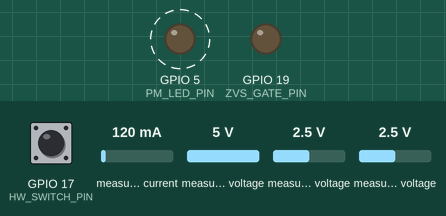
Bench run of a sketch on a simulated ESP32. Shown: output pins drawn as LEDs (lit = HIGH). Dashed ring = blinking. Inputs (shaded band) come from the test bench; at power-on: GPIO 17 (HW_SWITCH_PIN) HIGH, measured current 120 mA, measured voltage 5 V, measured voltage 2.5 V. WiFi joins after 1.5 s; servers stay silent unless stated; the Firebase database answers and starts empty; what the sketch prints to the serial monitor is not drawn.

Above: at 62.2 s.
Timing chart, 0 to 64.5 s (numbered marks = the images above):
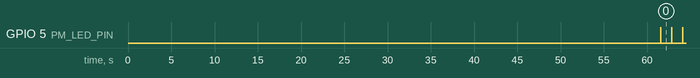

Measured:
- by itself, GPIO 5 (PM_LED_PIN): alternates HIGH for 0.01 s and LOW for 1.3 s

The sketch:

AERIXCODE.ino
```cpp
#include <Wire.h>
#include <WiFi.h>
#include <FirebaseESP32.h>
#include <Adafruit_ADS1X15.h>
#include <Adafruit_INA219.h>
#define WIFI_SSID "AERIX"
#define WIFI_PASSWORD "Katasandi"

#define API_KEY "AIzaSyCjfUpR2CUcNEgD7su3SbBww81JHx5WJPs"
#define DATABASE_URL "https://aerix-2425-01-104-default-rtdb.asia-southeast1.firebasedatabase.app"

FirebaseData fbdo;
FirebaseAuth auth;
FirebaseConfig config;

#define SDA_I2C 21
#define SCL_I2C 22

Adafruit_ADS1115 ads;
Adafruit_INA219 ina219;

#define ZVS_GATE_PIN 19
#define RESET_BTN_PIN 18
#define HW_SWITCH_PIN 17
#define PM_LED_PIN 5

#define CH_CO 0
#define CH_PM25 1

#define ADS_LSB_GAIN_SIXTEEN     0.0000078125   // ±0.256 V
#define ADS_LSB_GAIN_TWOTHIRDS  0.0001875      // ±6.144 V

#define EMA_ALPHA 0.2
#define CO_AVG_N 10
#define PM_AVG_N 10

float co_ema = 0;
bool co_ema_init = false;
float co_buf[CO_AVG_N];
int co_idx = 0;
bool co_full = false;

float pm_ema = 0;
bool pm_ema_init = false;
float pm_buf[PM_AVG_N];
int pm_idx = 0;
bool pm_full = false;

float co_ppm = 0;
float pm25_ug = 0;

float pm_raw = 0;

#define INA_AVG 10

float vin_v = 0;
float current_a = 0;
float power_w = 0;

#define CURRENT_LIMIT 0.8
#define CURRENT_RESET_LEVEL 0.5

bool zvs_lock = false;
bool zvs_allow = false;
bool zvs_active = false;
bool app_zvs_allow = false;

unsigned long zvs_start_time = 0;

unsigned long t_sensor = 0;
unsigned long t_control = 0;
unsigned long t_firebase = 0;

#define SENSOR_INTERVAL 200
#define CONTROL_INTERVAL 800
#define FIREBASE_INTERVAL 800


float convertCO(float v)
{
  float ppm = (v - 0.0411) / 0.000402;

  if(ppm < 0)
    ppm = 0;

  return ppm;
}

float convertPM(float v)
{
  float pm = (v - 0.1114) / 0.00883;

  if(pm < 0)
    pm = 0;

  return pm;
}
float readCO_voltage()
{
  ads.setGain(GAIN_SIXTEEN);
  delay(2);

  int16_t adc = ads.readADC_SingleEnded(CH_CO);

  float v_raw = adc * ADS_LSB_GAIN_SIXTEEN;

  if(!co_ema_init)
  {
    co_ema = v_raw;
    co_ema_init = true;
  }
  else
  {
    co_ema = EMA_ALPHA * v_raw + (1 - EMA_ALPHA) * co_ema;
  }

  co_buf[co_idx++] = co_ema;

  if(co_idx >= CO_AVG_N)
  {
    co_idx = 0;
    co_full = true;
  }

  int count = co_full ? CO_AVG_N : co_idx;

  float sum = 0;

  for(int i = 0; i < count; i++)
  {
    sum += co_buf[i];
  }

  return sum / count;
}
float readPM_voltage()
{
  ads.setGain(GAIN_TWOTHIRDS);
  delay(2);

  digitalWrite(PM_LED_PIN, HIGH);

  delayMicroseconds(280);

  int16_t adc = ads.readADC_SingleEnded(CH_PM25);

  digitalWrite(PM_LED_PIN, LOW);

  float v_raw = adc * ADS_LSB_GAIN_TWOTHIRDS;

  if(!pm_ema_init)
  {
    pm_ema = v_raw;
    pm_ema_init = true;
  }
  else
  {
    pm_ema = EMA_ALPHA * v_raw + (1 - EMA_ALPHA) * pm_ema;
  }
  pm_buf[pm_idx++] = pm_ema;

  if(pm_idx >= PM_AVG_N)
  {
    pm_idx = 0;
    pm_full = true;
  }
  int count = pm_full ? PM_AVG_N : pm_idx;
  float sum = 0;
  for(int i = 0; i < count; i++)
  {
    sum += pm_buf[i];
  }

  return sum / count;
}
void readINA()
{
  float bv = 0;
  float ia = 0;
  float pw = 0;

  float current_raw = ina219.getCurrent_mA() / 1000.0;

  if(!zvs_lock &&
     millis() - zvs_start_time > 1000 &&
     current_raw >= CURRENT_LIMIT)
  {
    zvs_lock = true;

    digitalWrite(ZVS_GATE_PIN, LOW);

    Serial.print("TRIP! RAW CURRENT: ");
    Serial.println(current_raw);
  }
  for(int i = 0; i < INA_AVG; i++)
  {
    bv += ina219.getBusVoltage_V();
    ia += ina219.getCurrent_mA();
    pw += ina219.getPower_mW();
  }

  vin_v = bv / INA_AVG;
  current_a = (ia / INA_AVG) / 1000.0;
  power_w = (pw / INA_AVG) / 1000.0;
}
void tampilserial()
{
  Serial.println("===== AERIX =====");

  Serial.print("CO : ");
  Serial.println(co_ppm);

  Serial.print("PM25 : ");
  Serial.println(pm25_ug);

  Serial.print("VIN : ");
  Serial.print(vin_v);
  Serial.println(" V");

  Serial.print("CURRENT : ");
  Serial.print(current_a);
  Serial.println(" A");

  Serial.print("POWER : ");
  Serial.print(power_w);
  Serial.println(" W");

  Serial.print("ZVS ACTIVE : ");
  Serial.println(zvs_active);

  Serial.println();
}

void setup()
{
  Serial.begin(115200);

  Wire.begin(SDA_I2C, SCL_I2C);

  pinMode(ZVS_GATE_PIN, OUTPUT);
  pinMode(RESET_BTN_PIN, INPUT_PULLUP);
  pinMode(HW_SWITCH_PIN, INPUT_PULLUP);
  pinMode(PM_LED_PIN, OUTPUT);

  WiFi.begin(WIFI_SSID, WIFI_PASSWORD);

  while(WiFi.status() != WL_CONNECTED)
  {
    delay(300);
  }

  config.api_key = API_KEY;
  config.database_url = DATABASE_URL;

  Firebase.signUp(&config, &auth, "", "");
  Firebase.begin(&config, &auth);

  Firebase.reconnectWiFi(true);

  ads.begin(0x48);
  ads.setGain(GAIN_SIXTEEN);

  ina219.begin();
  ina219.setCalibration_32V_2A();

  Serial.print("CURRENT LIMIT: ");
  Serial.println(CURRENT_LIMIT);

  Serial.println("WARMING UP SENSOR...");

  delay(60000);
}

void loop()
{
  unsigned long now = millis();

  bool hw_on = (digitalRead(HW_SWITCH_PIN) == LOW);

  zvs_allow = hw_on && app_zvs_allow && !zvs_lock;

  digitalWrite(ZVS_GATE_PIN, zvs_allow);

  static bool last_zvs = false;

  if(zvs_allow && !last_zvs)
  {
    zvs_start_time = millis();
  }

  last_zvs = zvs_allow;

  /* ===== SENSOR READ ===== */

  if(now - t_sensor >= SENSOR_INTERVAL)
  {
    t_sensor = now;

    readINA();

    float v_co = readCO_voltage();
    co_ppm = convertCO(v_co);
    float v_pm = readPM_voltage();
    pm_raw = convertPM(v_pm);
    pm25_ug = pm_raw;

    zvs_active = zvs_allow && current_a > 0.1;

     tampilserial();
  }

  if(Firebase.ready() && now - t_control >= CONTROL_INTERVAL)
  {
    t_control = now;

    if(Firebase.getBool(fbdo, "/CONTROL/ZVS_ALLOW"))
    {
      app_zvs_allow = fbdo.boolData();
    }
  }
  if(zvs_lock &&
     digitalRead(RESET_BTN_PIN) == LOW &&
     current_a < CURRENT_RESET_LEVEL)
  {
    zvs_lock = false;
  }

  if(Firebase.ready() && now - t_firebase >= FIREBASE_INTERVAL)
  {
    t_firebase = now;

    Firebase.setFloat(fbdo, "/SENSOR/CO", co_ppm);
    Firebase.setFloat(fbdo, "/SENSOR/PM25", pm25_ug);

    Firebase.setFloat(fbdo, "/INA219/VIN", vin_v);
    Firebase.setFloat(fbdo, "/INA219/CURRENT", current_a);
    Firebase.setFloat(fbdo, "/INA219/POWER", power_w);

    Firebase.setBool(fbdo, "/STATUS/ZVS_ACTIVE", zvs_active);
    Firebase.setBool(fbdo, "/STATUS/LOCK", zvs_lock);
  }
}
```
